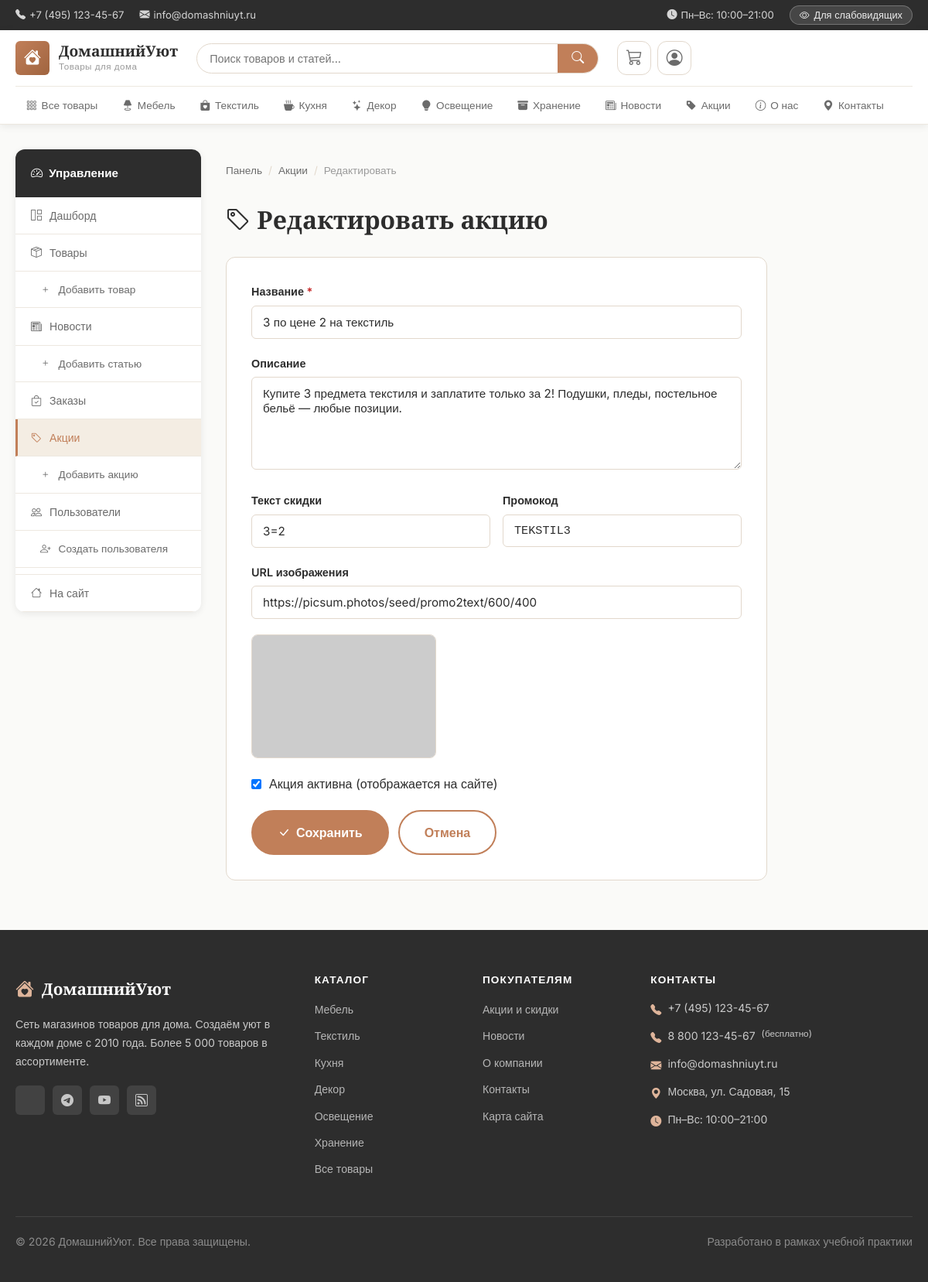
The page /admin/promotions/2/edit (signed in) on the database its author committed.
### app.py (models this page shows, shortened)
class Category(db.Model):
    __tablename__ = 'categories'
    id          = db.Column(db.Integer, primary_key=True)
    name        = db.Column(db.String(100), nullable=False)
    slug        = db.Column(db.String(100), unique=True, nullable=False)
    description = db.Column(db.Text)
    icon        = db.Column(db.String(50), default='bi-box')
    order       = db.Column(db.Integer, default=0)
    products = db.relationship('Product', backref='category', lazy=True)

class Promotion(db.Model):
    __tablename__ = 'promotions'
    id            = db.Column(db.Integer, primary_key=True)
    title         = db.Column(db.String(200), nullable=False)
    description   = db.Column(db.Text)
    discount_text = db.Column(db.String(50))   # Например «20%» или «3=2»
    image         = db.Column(db.String(255))
    promo_code    = db.Column(db.String(50))
    start_date    = db.Column(db.DateTime)
    end_date      = db.Column(db.DateTime)
    is_active     = db.Column(db.Boolean, default=True)

### app.py (the view, shortened to what this page needs)
@app.route('/admin/promotions/<int:promo_id>/edit', methods=['GET', 'POST'])
@login_required
@manager_required
def admin_promo_edit(promo_id):
    promo = Promotion.query.get_or_404(promo_id)
    return render_template('admin_promo_form.html', promo=promo, action='edit')

### app.py (called while the page is built)
@login_manager.user_loader
def load_user(user_id):
    return User.query.get(int(user_id))

def manager_required(f):
    @wraps(f)
    def decorated(*args, **kwargs):
        if not current_user.is_authenticated or not current_user.is_manager():
            abort(403)
        return f(*args, **kwargs)
    return decorated

@app.context_processor
def inject_globals():
    cats = Category.query.order_by(Category.order).all()
    cart = session.get('cart', {})
    cart_count = sum(cart.values()) if cart else 0
    return {
        'categories': cats,
        'cart_count': cart_count,
        'current_year': datetime.utcnow().year,
        'site_name': 'ДомашнийУют',
    }

    def is_admin(self) -> bool:
        return self.role == 'admin'

    def is_manager(self) -> bool:
        return self.role in ('admin', 'manager')

### templates/admin_promo_form.html (shortened to what this page needs)
{% extends 'base.html' %}
{% block content %}
<div class="container" style="padding-top:32px;padding-bottom:64px;">
  <div class="admin-layout">
    {% include '_admin_sidebar.html' %}
    <div>
      <nav class="breadcrumb" aria-label="Путь навигации" style="margin-bottom:16px;">
        <a href="{{ url_for('admin') }}">Панель</a>
        <span class="breadcrumb-sep" aria-hidden="true">/</span>
        <a href="{{ url_for('admin_promotions_list') }}">Акции</a>
        <span class="breadcrumb-sep" aria-hidden="true">/</span>
        <span aria-current="page">{% if action == 'edit' %}Редактировать{% else %}Добавить{% endif %}</span>
      </nav>
      <h1 style="margin-bottom:28px;">
        <i class="bi bi-tag" aria-hidden="true"></i>
        {% if action == 'edit' %}Редактировать акцию{% else %}Добавить акцию{% endif %}
      </h1>
      <div style="background:var(--bg-surface);border:1px solid var(--border);border-radius:var(--r-md);padding:32px;max-width:700px;">
        <form method="POST" novalidate>
          <div class="form-group">
            <label class="form-label" for="title">Название <span style="color:var(--danger)">*</span></label>
            <input type="text" id="title" name="title" class="form-control" required
                   value="{{ promo.title if promo else '' }}"
                   placeholder="Скидка 20% на всю мебель">
          </div>
          <div class="form-group">
            <label class="form-label" for="description">Описание</label>
            <textarea id="description" name="description" class="form-control" rows="4"
                      placeholder="Подробности акции: условия, ограничения, даты…">{{ promo.description if promo else '' }}</textarea>
          </div>
          <div style="display:grid;grid-template-columns:1fr 1fr;gap:16px;">
            <div class="form-group">
              <label class="form-label" for="discount_text">Текст скидки</label>
              <input type="text" id="discount_text" name="discount_text" class="form-control"
                     value="{{ promo.discount_text if promo else '' }}"
                     placeholder="−20% / 3=2 / Подарок">
            </div>
            <div class="form-group">
              <label class="form-label" for="promo_code">Промокод</label>
              <input type="text" id="promo_code" name="promo_code" class="form-control"
                     value="{{ promo.promo_code if promo and promo.promo_code else '' }}"
                     placeholder="SUMMER20"
                     style="font-family:monospace;text-transform:uppercase;">
            </div>
          </div>
          <div class="form-group">
            <label class="form-label" for="image">URL изображения</label>
            <input type="url" id="image" name="image" class="form-control"
                   value="{{ promo.image if promo else '' }}"
                   placeholder="https://…">
          </div>
          {% if promo and promo.image %}
          <div style="margin-bottom:20px;">
            <img src="{{ promo.image }}" alt="Превью"
                 style="max-width:260px;max-height:160px;object-fit:cover;border-radius:8px;border:1px solid var(--border);">
          </div>
          {% endif %}
          <div class="form-group">
            <label style="display:flex;align-items:center;gap:10px;cursor:pointer;">
              <input type="checkbox" name="is_active"
                     {% if not promo or promo.is_active %}checked{% endif %}>
              <span>Акция активна (отображается на сайте)</span>
            </label>
          </div>
          <div style="display:flex;gap:12px;margin-top:8px;flex-wrap:wrap;">
            <button type="submit" class="btn btn-primary btn-lg">
              <i class="bi bi-check-lg" aria-hidden="true"></i>
              {% if action == 'edit' %}Сохранить{% else %}Добавить акцию{% endif %}
            </button>
            <a href="{{ url_for('admin_promotions_list') }}" class="btn btn-outline btn-lg">Отмена</a>
          </div>
        </form>
      </div>
    </div>
  </div>
</div>
{% endblock %}

### templates/base.html (shortened to what this page needs)
<!DOCTYPE html>
<html lang="ru">
<head>
  <link rel="stylesheet" href="https://cdn.jsdelivr.net/npm/bootstrap-icons@1.11.3/font/bootstrap-icons.css">
  <link rel="stylesheet" href="{{ url_for('static', filename='css/main.css') }}?v=3" id="main-css">
  <link rel="stylesheet" href="{{ url_for('static', filename='css/accessibility.css') }}?v=3" id="access-css" disabled>
</head>
<body class="standard-theme">
<header class="site-header" role="banner">
  <div class="header-top">
    <div class="container">
      <div class="header-top-inner">
        <div class="header-contacts">
          <a href="tel:+74951234567" aria-label="Позвонить">
            <i class="bi bi-telephone-fill" aria-hidden="true"></i> +7 (495) 123-45-67
          </a>
          <a href="mailto:info@domashniuyt.ru" aria-label="Написать письмо">
            <i class="bi bi-envelope-fill" aria-hidden="true"></i> info@domashniuyt.ru
          </a>
        </div>
        <div class="header-top-links">
          <span class="work-hours">
            <i class="bi bi-clock-fill" aria-hidden="true"></i> Пн–Вс: 10:00–21:00
          </span>
          <button class="theme-toggle" id="themeToggle" onclick="toggleTheme()"
                  aria-label="Переключить тему для слабовидящих" type="button">
            <i class="bi bi-eye" aria-hidden="true"></i>
            <span class="toggle-text">Для слабовидящих</span>
          </button>
        </div>
      </div>
    </div>
  </div>
  <nav class="main-nav" role="navigation" aria-label="Основное меню">
    <div class="container">
      <div class="nav-inner">
        <a href="{{ url_for('index') }}" class="logo" aria-label="ДомашнийУют — главная страница">
          <div class="logo-icon" aria-hidden="true">
            <i class="bi bi-house-heart-fill"></i>
          </div>
          <div class="logo-text">
            <span class="logo-name">{{ site_name }}</span>
            <span class="logo-tagline">Товары для дома</span>
          </div>
        </a>
        <div class="nav-search" role="search">
          <form action="{{ url_for('search') }}" method="GET" class="search-form"
                aria-label="Поиск по сайту">
            <input type="text" name="q" id="searchInput"
                   placeholder="Поиск товаров и статей..."
                   autocomplete="off"
                   value="{{ request.args.get('q', '') }}"
                   aria-autocomplete="list"
                   aria-controls="searchSuggestions">
            <button type="submit" aria-label="Найти">
              <i class="bi bi-search" aria-hidden="true"></i>
            </button>
          </form>
        </div>
        <div class="nav-actions">
          <a href="{{ url_for('cart_view') }}" class="nav-action" aria-label="Корзина{% if cart_count %}: {{ cart_count }} товар(ов){% endif %}">
            <i class="bi bi-cart3" aria-hidden="true"></i>
          </a>
          {% if current_user.is_authenticated %}
          <div class="nav-user-menu" id="userMenuWrap">
            <button class="nav-action user-btn" type="button"
                    id="userMenuBtn"
                    aria-label="Меню пользователя {{ current_user.username }}"
                    aria-haspopup="true"
                    aria-expanded="false">
              <i class="bi bi-person-circle" aria-hidden="true"></i>
            </button>
          </div>
          {% else %}
          <a href="{{ url_for('login') }}" class="nav-action" aria-label="Войти в аккаунт">
            <i class="bi bi-person" aria-hidden="true"></i>
          </a>
          {% endif %}
        </div>
      </div>
      <div class="category-nav" id="categoryNav" role="navigation" aria-label="Категории товаров">
        <ul class="category-menu">
          <li>
            <a href="{{ url_for('catalog') }}"
               {% if request.endpoint == 'catalog' and not request.view_args.get('category_slug') %}class="active"{% endif %}>
              <i class="bi bi-grid-3x3-gap" aria-hidden="true"></i> Все товары
            </a>
          </li>
          {% for cat in categories %}
          <li>
            <a href="{{ url_for('catalog', category_slug=cat.slug) }}"
               {% if request.view_args and request.view_args.get('category_slug') == cat.slug %}class="active"{% endif %}>
              <i class="bi {{ cat.icon }}" aria-hidden="true"></i> {{ cat.name }}
            </a>
          </li>
          {% endfor %}
          <li>
            <a href="{{ url_for('news') }}"
               {% if request.endpoint in ('news','news_detail') %}class="active"{% endif %}>
              <i class="bi bi-newspaper" aria-hidden="true"></i> Новости
            </a>
          </li>
          <li>
            <a href="{{ url_for('promotions') }}"
               {% if request.endpoint == 'promotions' %}class="active"{% endif %}>
              <i class="bi bi-tag-fill" aria-hidden="true"></i> Акции
            </a>
          </li>
          <li>
            <a href="{{ url_for('about') }}"
               {% if request.endpoint == 'about' %}class="active"{% endif %}>
              <i class="bi bi-info-circle" aria-hidden="true"></i> О нас
            </a>
          </li>
          <li>
            <a href="{{ url_for('contacts') }}"
               {% if request.endpoint == 'contacts' %}class="active"{% endif %}>
              <i class="bi bi-geo-alt-fill" aria-hidden="true"></i> Контакты
            </a>
          </li>
        </ul>
      </div>
    </div>
  </nav>
</header>
<main class="main-content" id="main-content" role="main">
  {% block content %}{% endblock %}
</main>
<footer class="site-footer" role="contentinfo">
  <div class="container">
    <div class="footer-grid">
      <div class="footer-col">
        <div class="footer-logo">
          <i class="bi bi-house-heart-fill" aria-hidden="true"></i>
          <span>{{ site_name }}</span>
        </div>
        <p>Сеть магазинов товаров для дома. Создаём уют в каждом доме с 2010 года. Более 5 000 товаров в ассортименте.</p>
        <div class="social-links" aria-label="Социальные сети">
          <a href="#" aria-label="ВКонтакте"></a>
          <a href="#" aria-label="Telegram"><i class="bi bi-telegram" aria-hidden="true"></i></a>
          <a href="#" aria-label="YouTube"><i class="bi bi-youtube" aria-hidden="true"></i></a>
          <a href="#" aria-label="Дзен"><i class="bi bi-rss" aria-hidden="true"></i></a>
        </div>
      </div>
      <div class="footer-col">
        <h4>Каталог</h4>
        <ul>
          {% for cat in categories %}
          <li><a href="{{ url_for('catalog', category_slug=cat.slug) }}">{{ cat.name }}</a></li>
          {% endfor %}
          <li><a href="{{ url_for('catalog') }}">Все товары</a></li>
        </ul>
      </div>
      <div class="footer-col">
        <h4>Покупателям</h4>
        <ul>
          <li><a href="{{ url_for('promotions') }}">Акции и скидки</a></li>
          <li><a href="{{ url_for('news') }}">Новости</a></li>
          <li><a href="{{ url_for('about') }}">О компании</a></li>
          <li><a href="{{ url_for('contacts') }}">Контакты</a></li>
          <li><a href="{{ url_for('sitemap') }}">Карта сайта</a></li>
        </ul>
      </div>
      <div class="footer-col">
        <h4>Контакты</h4>
        <div class="footer-contacts">
          <p><i class="bi bi-telephone-fill" aria-hidden="true"></i>
            <a href="tel:+74951234567">+7 (495) 123-45-67</a></p>
          <p><i class="bi bi-telephone-fill" aria-hidden="true"></i>
            <a href="tel:+78001234567">8 800 123-45-67</a> <small>(бесплатно)</small></p>
          <p><i class="bi bi-envelope-fill" aria-hidden="true"></i>
            <a href="mailto:info@domashniuyt.ru">info@domashniuyt.ru</a></p>
          <p><i class="bi bi-geo-alt-fill" aria-hidden="true"></i> Москва, ул. Садовая, 15</p>
          <p><i class="bi bi-clock-fill" aria-hidden="true"></i> Пн–Вс: 10:00–21:00</p>
        </div>
      </div>
    </div>
    <div class="footer-bottom">
      <p>&copy; {{ current_year }} {{ site_name }}. Все права защищены.</p>
      <p>Разработано в рамках учебной практики</p>
    </div>
  </div>
</footer>
</body>
</html>

### rows shown on the page
Category: name "Мебель"
Category: name "Текстиль"
Category: name "Кухня"
Category: name "Декор"
Category: name "Освещение"
Category: name "Хранение"
Promotion: title "3 по цене 2 на текстиль", description "Купите 3 предмета текстиля и заплатите только за 2! Подушки, пледы, постельное бельё — любые позиции.", discount_text "3=2", promo_code "TEKSTIL3", image "https://picsum.photos/seed/promo2text/600/400", is_active "☑"

### other values the page prints
{{ site_name }} "ДомашнийУют"
